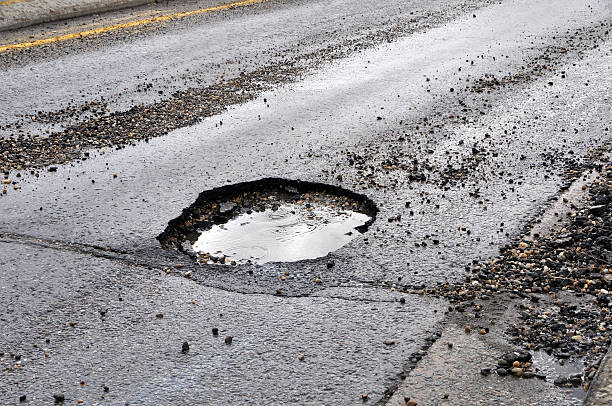
#> input picture pot.jpg, 612 x 406 px
$ jupyter execute fiest.ipynb
#> lines starting #> are read from the running program, lines starting #| are printed output that depends on the picture
[cell 1]
import cv2
import numpy as np

[cell 2]
# [7 lines of commented-out code are left out]

[cell 3]
# [5 lines of commented-out code are left out]

Two image in one frame

[cell 4]
# [7 lines of commented-out code are left out]

[cell 5]
# [7 lines of commented-out code are left out]

Slider

[cell 6]
# [9 lines of commented-out code are left out]

[cell 7]
# [5 lines of commented-out code are left out]

ADD Text

[cell 8]
# [18 lines of commented-out code are left out]

MAke Line

[cell 9]
# [8 lines of commented-out code are left out]

Rectangle

[cell 10]
# [18 lines of commented-out code are left out]

Circle

[cell 11]
# [8 lines of commented-out code are left out]

Ellipse

[cell 12]
# [18 lines of commented-out code are left out]

Polyline

[cell 13]
# [18 lines of commented-out code are left out]

ADD , Subtract

[cell 14]
# [12 lines of commented-out code are left out]

[cell 15]
import cv2

# Load and resize the image
img = cv2.imread("pot.jpg")
#> img is the input picture: shape (406, 612, 3); mean B, G, R 150.7, 148, 150.2
re_img = cv2.resize(img, (700, 700))
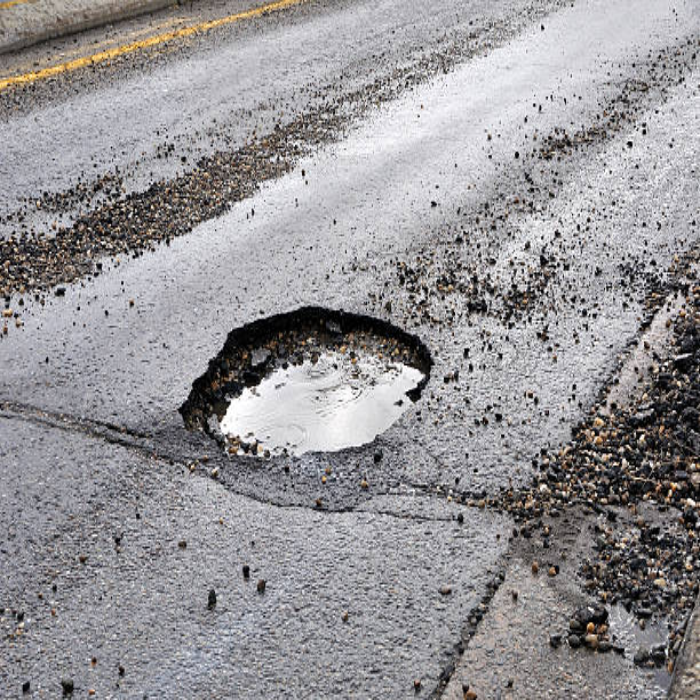
#> re_img: shape (700, 700, 3); mean B, G, R 150.6, 147.9, 150.1
print("Resized Image Shape:", re_img.shape)
#| Resized Image Shape: (700, 700, 3)

# Apply Canny edge detection on resized image
new_img = cv2.Canny(re_img, 200, 200, apertureSize=3, L2gradient=True)  # Use valid aperture size and spelling
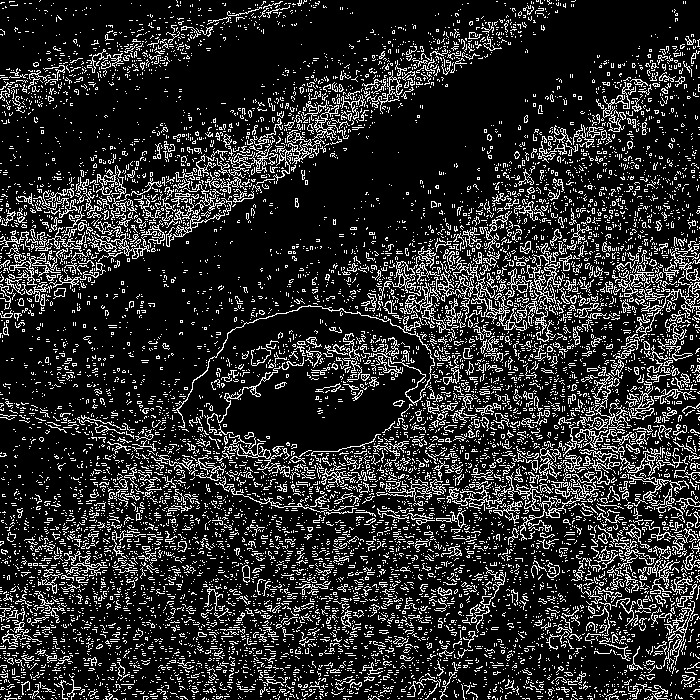
#> new_img: shape (700, 700); 16.8% white in thin lines or dots
print("Canny Image Shape:", new_img.shape)
#| Canny Image Shape: (700, 700)

# Display the result
cv2.imshow("Canny Edge", new_img)
cv2.waitKey(0)
cv2.destroyAllWindows()

$ run again, with img3.jpg copied over pot.jpg
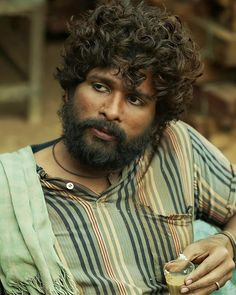
#> input picture img3.jpg, 236 x 295 px
#> img is the input picture: shape (295, 236, 3); mean B, G, R 75, 102.8, 107.2
#> `re_img = cv2.resize(img, (700, 700))`:
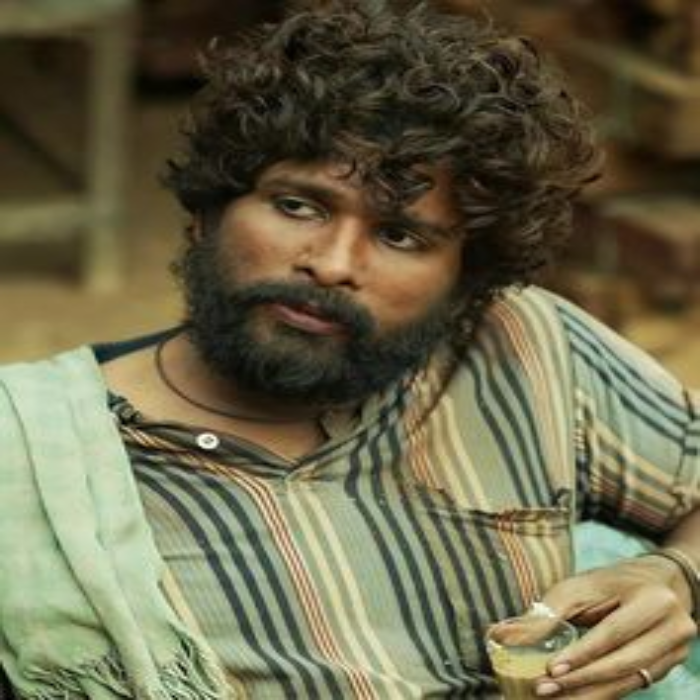
#> re_img: shape (700, 700, 3); mean B, G, R 74.9, 102.7, 107.1
#| Resized Image Shape: (700, 700, 3)
#> `new_img = cv2.Canny(re_img, 200, 200, apertureSize=3, L2gradient=True)`:
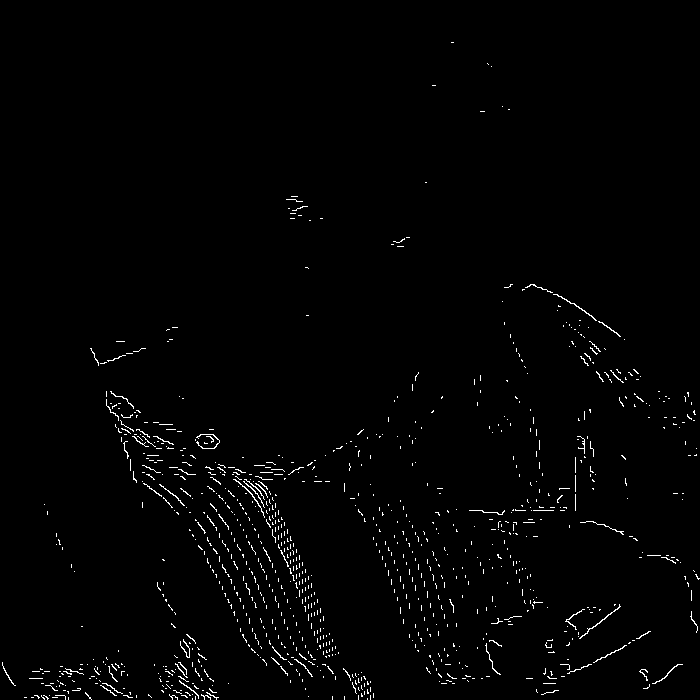
#> new_img: shape (700, 700); 1.3% white in thin lines or dots
#| Canny Image Shape: (700, 700)

$ run again, with img2.jpg copied over pot.jpg
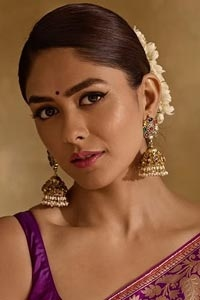
#> input picture img2.jpg, 200 x 300 px
#> img is the input picture: shape (300, 200, 3); mean B, G, R 59.9, 89.3, 135.8
#> `re_img = cv2.resize(img, (700, 700))`:
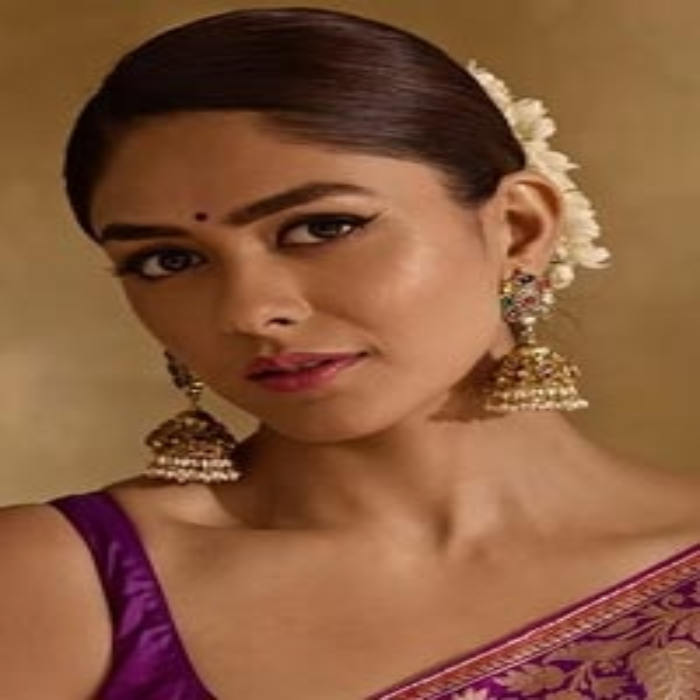
#> re_img: shape (700, 700, 3); mean B, G, R 59.9, 89.2, 135.7
#| Resized Image Shape: (700, 700, 3)
#> `new_img = cv2.Canny(re_img, 200, 200, apertureSize=3, L2gradient=True)`:
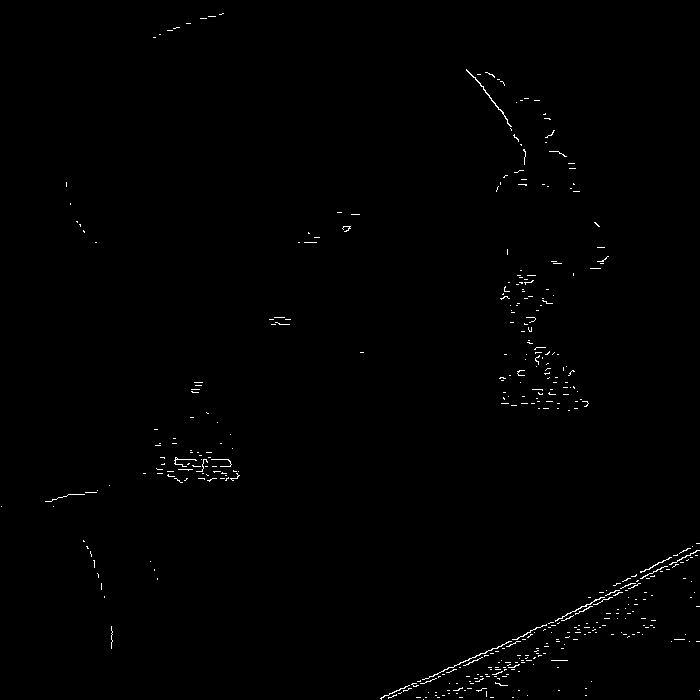
#> new_img: shape (700, 700); 0.57% white in thin lines or dots
#| Canny Image Shape: (700, 700)

$ run again, with img1.jpg copied over pot.jpg
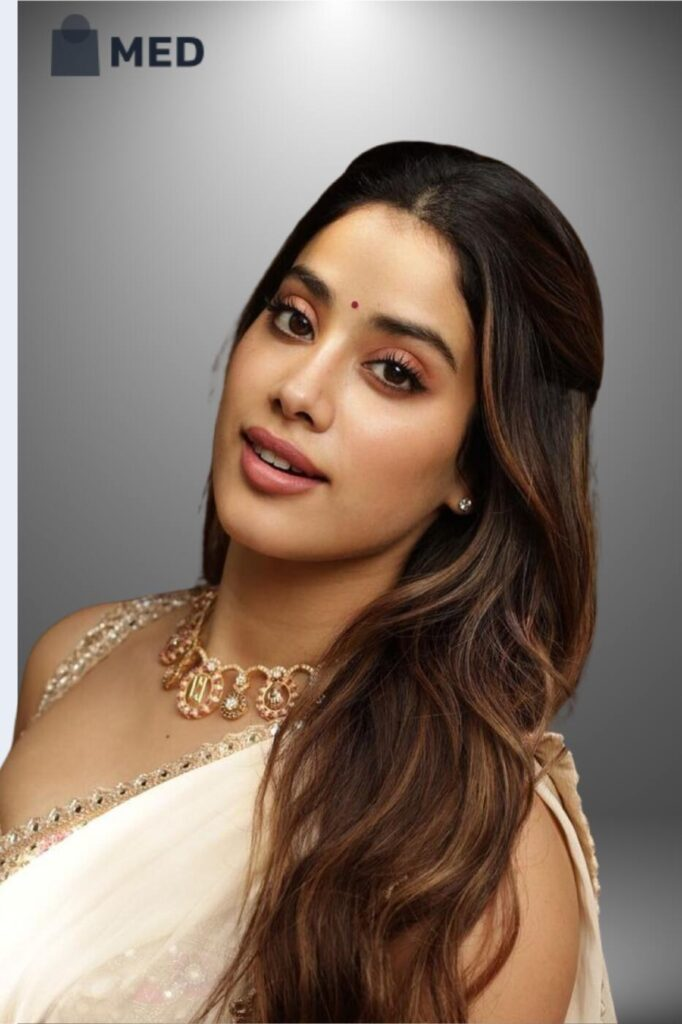
#> input picture img1.jpg, 682 x 1024 px
#> img is the input picture: shape (1024, 682, 3); mean B, G, R 106.5, 118.5, 135.8
#> `re_img = cv2.resize(img, (700, 700))`:
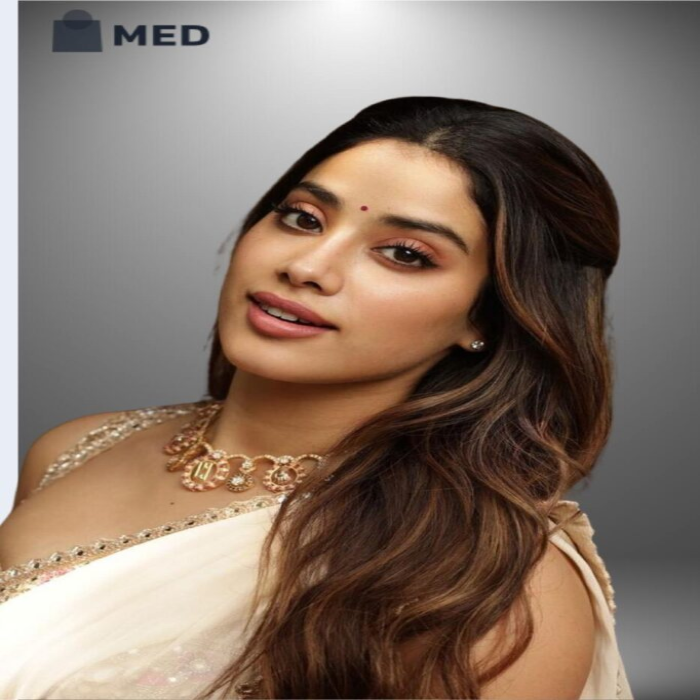
#> re_img: shape (700, 700, 3); mean B, G, R 106.4, 118.4, 135.8
#| Resized Image Shape: (700, 700, 3)
#> `new_img = cv2.Canny(re_img, 200, 200, apertureSize=3, L2gradient=True)`:
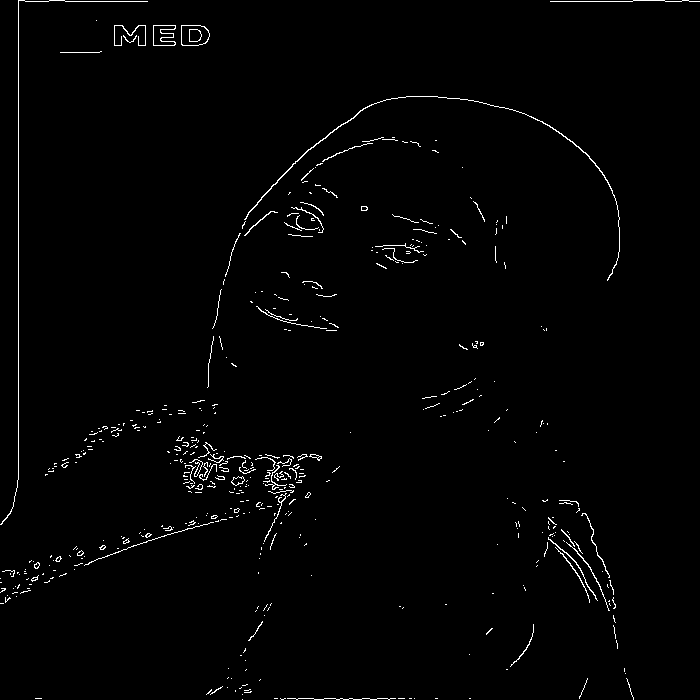
#> new_img: shape (700, 700); 1.3% white in thin lines or dots
#| Canny Image Shape: (700, 700)
